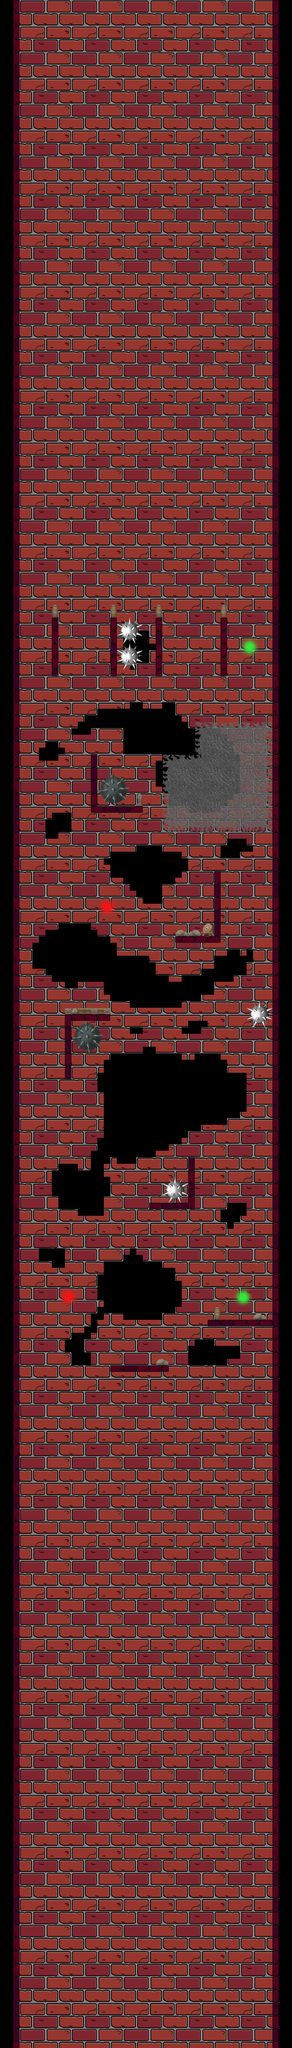

A level layout from a 2D game, rendered from its tile map. Below: a short description, then the map file with tile-grid data replaced by summaries:
An orthogonal 45x315 tile map with 32x32 px tiles, 4 tile layers (background, walls, teleports, dead_things) and 35 objects.

<map version="1.9" tiledversion="1.9.2" orientation="orthogonal" renderorder="right-down" width="45" height="315" tilewidth="32" tileheight="32" infinite="0" nextlayerid="21" nextobjectid="89">
 <tileset firstgid="1" source="map_sprite.tsx" />
 <layer id="18" name="background" width="45" height="315">
  <data>[14175 cells, 0 non-empty, 0 distinct tile ids]</data>
 </layer>
 <layer id="2" name="walls" width="45" height="315">
  <data>[14175 cells, 11830 non-empty, 71 distinct tile ids]</data>
 </layer>
 <layer id="3" name="teleports" width="45" height="315">
  <data>[14175 cells, 67 non-empty, 31 distinct tile ids]</data>
 </layer>
 <layer id="4" name="dead_things" width="45" height="315">
  <data>[14175 cells, 378 non-empty, 90 distinct tile ids]</data>
 </layer>
 <objectgroup id="5" name="walls">
  <object id="29" x="1344" y="0" width="256" height="10080" />
  <object id="30" x="-128" y="0" width="224" height="10080" />
 </objectgroup>
 <objectgroup id="14" name="walls_inside_tower">
  <object id="52" x="256" y="3040" width="32" height="288" />
  <object id="53" x="544" y="3040" width="32" height="288" />
  <object id="54" x="768" y="3040" width="32" height="288" />
  <object id="55" x="1088" y="3040" width="32" height="288" />
  <object id="56" x="448" y="3712" width="32" height="288" />
  <object id="57" x="448" y="3968" width="256" height="32" />
  <object id="58" x="1056" y="4288" width="32" height="352" />
  <object id="59" x="864" y="4608" width="224" height="32" />
  <object id="60" x="320" y="4992" width="32" height="320" />
  <object id="61" x="320" y="4992" width="224" height="32" />
  <object id="62" x="928" y="5696" width="32" height="256" />
  <object id="63" x="736" y="5920" width="224" height="32" />
  <object id="64" x="1024" y="6496" width="352" height="32" />
  <object id="65" x="544" y="6720" width="288" height="32" />
 </objectgroup>
 <objectgroup id="6" name="coins">
  <object id="35" x="896" y="3136" width="64" height="64" />
  <object id="68" x="1152" y="6336" width="96" height="96">
   <properties>
    <property name="tp" value="0" />
   </properties>
  </object>
  <object id="69" x="288" y="6336" width="96" height="96">
   <properties>
    <property name="tp_target" value="0" />
   </properties>
  </object>
  <object id="70" x="1184" y="3136" width="96" height="96">
   <properties>
    <property name="tp" value="1" />
   </properties>
  </object>
  <object id="71" x="480" y="4416" width="96" height="96">
   <properties>
    <property name="tp_target" value="1" />
   </properties>
  </object>
  <object id="72" x="205.667" y="4367" width="64" height="64" />
  <object id="73" x="306.5" y="5965.5" width="64" height="64" />
  <object id="81" x="960" y="6624" width="64" height="64" />
 </objectgroup>
 <objectgroup id="7" name="dead_things">
  <object id="76" x="800" y="5792" width="128" height="128" />
  <object id="79" x="1216" y="4928" width="128" height="128" />
  <object id="80" x="576" y="3040" width="128" height="256" />
  <object id="83" x="352" y="5024" width="160" height="160" />
  <object id="84" x="480" y="3808" width="160" height="160" />
 </objectgroup>
 <objectgroup id="10" name="moving_beams" />
 <objectgroup id="11" name="walking_enemies" />
 <objectgroup id="13" name="spins">
  <object id="40" x="1152" y="4416" width="96" height="96" />
  <object id="51" x="128" y="3840" width="64" height="64" />
 </objectgroup>
 <objectgroup id="15" name="body_parts_restorer">
  <object id="67" x="384" y="3168" width="64" height="64" />
 </objectgroup>
 <objectgroup id="16" name="dragons">
  <object id="75" x="544" y="6496" width="224" height="224">
   <properties>
    <property name="right_side_fire" type="bool" value="true" />
   </properties>
  </object>
 </objectgroup>
 <objectgroup id="17" name="hounter" />
 <objectgroup id="19" name="changing_pos_beams" />
 <objectgroup id="20" name="spider_webs">
  <object id="87" x="960" y="3552" width="384" height="544" />
  <object id="88" x="800" y="3712" width="160" height="384" />
 </objectgroup>
</map>
